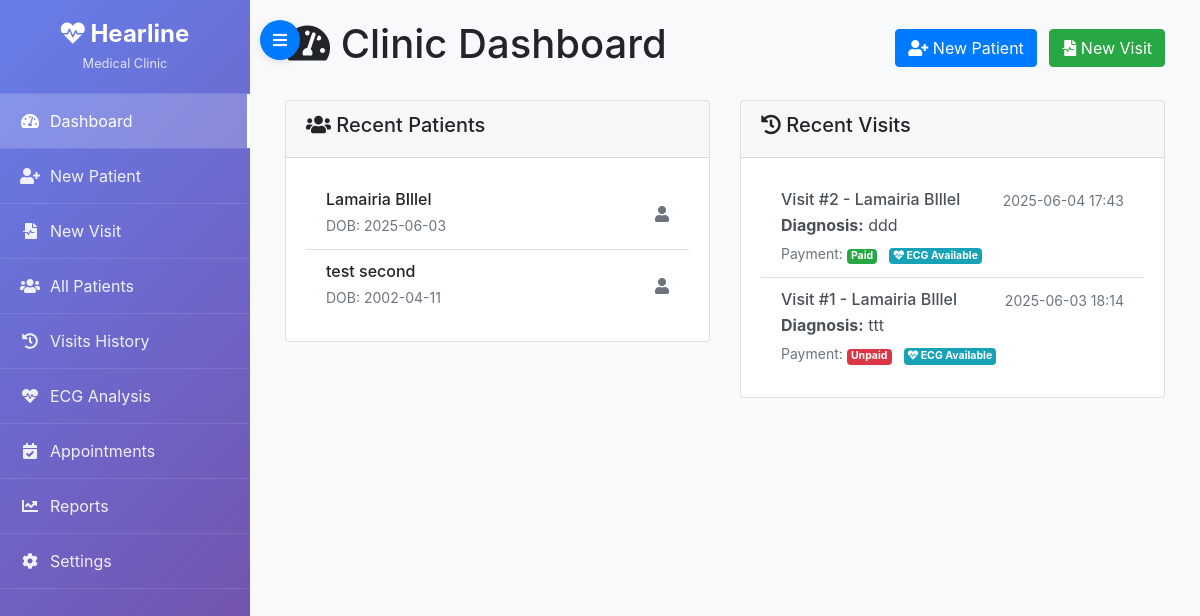
The page / on the database its author committed.
### models.py (models this page shows)
class Patient(db.Model):
    __tablename__ = "patient"
    id               = db.Column(db.Integer, primary_key=True)
    first_name       = db.Column(db.String(50), nullable=False)
    last_name        = db.Column(db.String(50), nullable=False)
    date_of_birth    = db.Column(db.Date, nullable=False)
    gender           = db.Column(db.String(10), nullable=False)  # e.g. "Male"/"Female"/"Other"
    address          = db.Column(db.Text, nullable=True)
    phone            = db.Column(db.String(20), nullable=True)
    email            = db.Column(db.String(120), nullable=True, unique=True)
    medical_history  = db.Column(db.Text, nullable=True)
    created_at       = db.Column(db.DateTime, default=datetime.utcnow)
    updated_at       = db.Column(db.DateTime, default=datetime.utcnow, onupdate=datetime.utcnow)
    visits           = db.relationship("Visit", backref="patient", lazy="dynamic")
    waiting_list     = db.relationship("WaitingListEntry", backref="patient", lazy="dynamic")

class Visit(db.Model):
    __tablename__ = "visit"
    id               = db.Column(db.Integer, primary_key=True)
    appointment_id   = db.Column(db.Integer, db.ForeignKey("appointment.id"), nullable=True)
    patient_id       = db.Column(db.Integer, db.ForeignKey("patient.id"), nullable=False)
    doctor_id        = db.Column(db.Integer, db.ForeignKey("doctor.id"), nullable=True)
    visit_date       = db.Column(db.DateTime, nullable=False)
    diagnosis        = db.Column(db.Text, nullable=True)
    follow_up_date   = db.Column(db.DateTime, nullable=True)
    ecg_mat          = db.Column(db.String(256), nullable=True)   # Path to uploaded .mat
    ecg_hea          = db.Column(db.String(256), nullable=True)   # Path to uploaded .hea
    ecg_prediction   = db.Column(JSON, nullable=True)            # e.g. {"AF":0.12, ...}
    payment_total    = db.Column(db.Numeric(10, 2), default=0.00)
    payment_status   = db.Column(db.String(20), default="unpaid")  # "paid"/"partial"/"unpaid"
    payment_remaining= db.Column(db.Numeric(10, 2), default=0.00)
    created_at       = db.Column(db.DateTime, default=datetime.utcnow)
    updated_at       = db.Column(db.DateTime, default=datetime.utcnow, onupdate=datetime.utcnow)
    documents        = db.relationship("VisitDocument", backref="visit", lazy="dynamic")
    prescriptions    = db.relationship("Prescription", backref="visit", lazy="dynamic")

### app.py (the view)
@app.route("/")
def index():
    patients = Patient.query.order_by(Patient.last_name, Patient.first_name).all()
    visits = Visit.query.order_by(Visit.visit_date.desc()).limit(10).all()
    return render_template("index.html", patients=patients, visits=visits)

### templates/index.html (shortened to what this page needs)
{% extends "base.html" %}
{% block content %}
<div class="container-fluid">
  <div class="row">
    <div class="col-12">
      <div class="d-flex justify-content-between align-items-center mb-4">
        <h1><i class="fas fa-tachometer-alt"></i> Clinic Dashboard</h1>
        <div>
          <a href="{{ url_for('create_patient') }}" class="btn btn-primary">
            <i class="fas fa-user-plus"></i> New Patient
          </a>
          <a href="{{ url_for('create_visit') }}" class="btn btn-success ml-2">
            <i class="fas fa-file-medical-alt"></i> New Visit
          </a>
        </div>
      </div>
    </div>
  </div>  <div class="row">
    <div class="col-md-6">
      <div class="card">
        <div class="card-header">
          <h5><i class="fas fa-users"></i> Recent Patients</h5>
        </div>
        <div class="card-body">
          {% if patients %}
            <div class="list-group list-group-flush">
              {% for p in patients %}
                <div class="list-group-item d-flex justify-content-between align-items-center">
                  <div>
                    <h6 class="mb-1">{{ p.first_name }} {{ p.last_name }}</h6>
                    <small class="text-muted">DOB: {{ p.date_of_birth.strftime('%Y-%m-%d') }}</small>
                  </div>
                  <i class="fas fa-user text-muted"></i>
                </div>
              {% endfor %}
            </div>
          {% else %}
            <p class="text-muted mb-0">No patients yet.</p>
          {% endif %}
        </div>
      </div>
    </div>
    <div class="col-md-6">
      <div class="card">
        <div class="card-header">
          <h5><i class="fas fa-history"></i> Recent Visits</h5>
        </div>
        <div class="card-body">
          {% if visits %}
            <div class="list-group list-group-flush">
              {% for v in visits %}
                <a href="{{ url_for('visit_details', visit_id=v.id) }}" class="list-group-item list-group-item-action">
                  <div class="d-flex w-100 justify-content-between">
                    <h6 class="mb-1">Visit #{{ v.id }} - {{ v.patient.first_name }} {{ v.patient.last_name }}</h6>
                    <small class="text-muted">{{ v.visit_date.strftime('%Y-%m-%d %H:%M') }}</small>
                  </div>
                  <p class="mb-1">
                    {% if v.diagnosis %}
                      <strong>Diagnosis:</strong> {{ v.diagnosis[:100] }}{% if v.diagnosis|length > 100 %}...{% endif %}
                    {% else %}
                      <em>No diagnosis recorded</em>
                    {% endif %}
                  </p>
                  <small class="text-muted">
                    Payment:
                    <span class="badge {% if v.payment_status == 'paid' %}badge-success{% elif v.payment_status == 'partial' %}badge-warning{% else %}badge-danger{% endif %}">
                      {{ v.payment_status | capitalize }}
                    </span>
                    {% if v.ecg_mat and v.ecg_hea %}
                      <span class="badge badge-info ml-2"><i class="fas fa-heartbeat"></i> ECG Available</span>
                    {% endif %}
                  </small>
                </a>
              {% endfor %}
            </div>
          {% else %}
            <p class="text-muted mb-0">No visits yet.</p>
          {% endif %}
        </div>
      </div>
    </div>
  </div>
</div>
{% endblock %}

### rows shown on the page
Patient: first_name "Lamairia", last_name "BIllel", date_of_birth "2025-06-03"
Patient: first_name "test", last_name "second", date_of_birth "2002-04-11"
Visit: id "2", patient.first_name "Lamairia", patient.last_name "BIllel", visit_date "2025-06-04 17:43", diagnosis "ddd", payment_status "Paid", shows "ECG Available"
Visit: id "1", patient.first_name "Lamairia", patient.last_name "BIllel", visit_date "2025-06-03 18:14", diagnosis "ttt", payment_status "Unpaid", shows "ECG Available"
